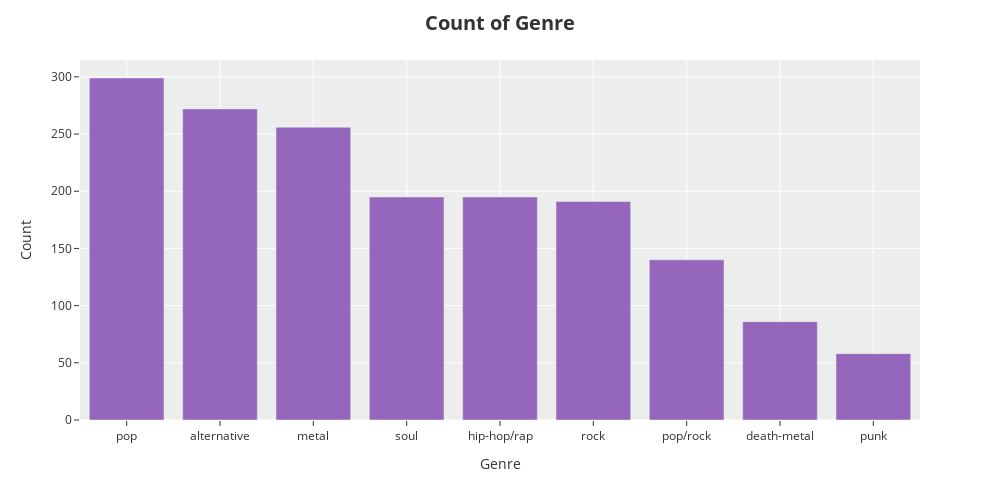

Write notebook code for a chart like this one.
### Markdown cell above
## Count of Genre

### Code cell
#plot genres
fig_genre = pd.DataFrame(df.genre.value_counts()).plot.bar(template='ggplot2')

#title parameters
title_param = dict(text='<b>Count of Genre</b><br></b>', 
                        font=dict(size=20))

#update layout
fig_genre.update_layout(title=title_param,
                  width=1000,
                  height=500,        
                  xaxis = dict(title='Genre'),
                  yaxis = dict(title='Count'),
                  autosize=False,
                  showlegend=False,)

fig_genre.update_traces(marker_color='rgb(148, 103, 189)')
#show plot
fig_genre.show()

### Figure 1 — Plotly figure (JSON) as saved in the notebook; plotly's stock layout.template omitted (floating-point values rounded to 4 significant figures)
{"data": [{"alignmentgroup": "True", "hovertemplate": "variable=genre<br>index=%{x}<br>value=%{y}<extra></extra>", "legendgroup": "genre", "marker": {"color": "rgb(148, 103, 189)"}, "name": "genre", "offsetgroup": "genre", "orientation": "v", "showlegend": true, "textposition": "auto", "type": "bar", "x": ["pop", "alternative", "metal", "soul", "hip-hop/rap", "rock", "pop/rock", "death-metal", "punk"], "xaxis": "x", "y": [299, 272, 256, 195, 195, 191, 140, 86, 58], "yaxis": "y"}], "layout": {"autosize": false, "barmode": "relative", "height": 500, "legend": {"title": {"text": "variable"}, "tracegroupgap": 0}, "margin": {"t": 60}, "showlegend": false, "title": {"font": {"size": 20}, "text": "<b>Count of Genre</b><br></b>"}, "width": 1000, "xaxis": {"anchor": "y", "domain": [0, 1], "title": {"text": "Genre"}}, "yaxis": {"anchor": "x", "domain": [0, 1], "title": {"text": "Count"}}}}
